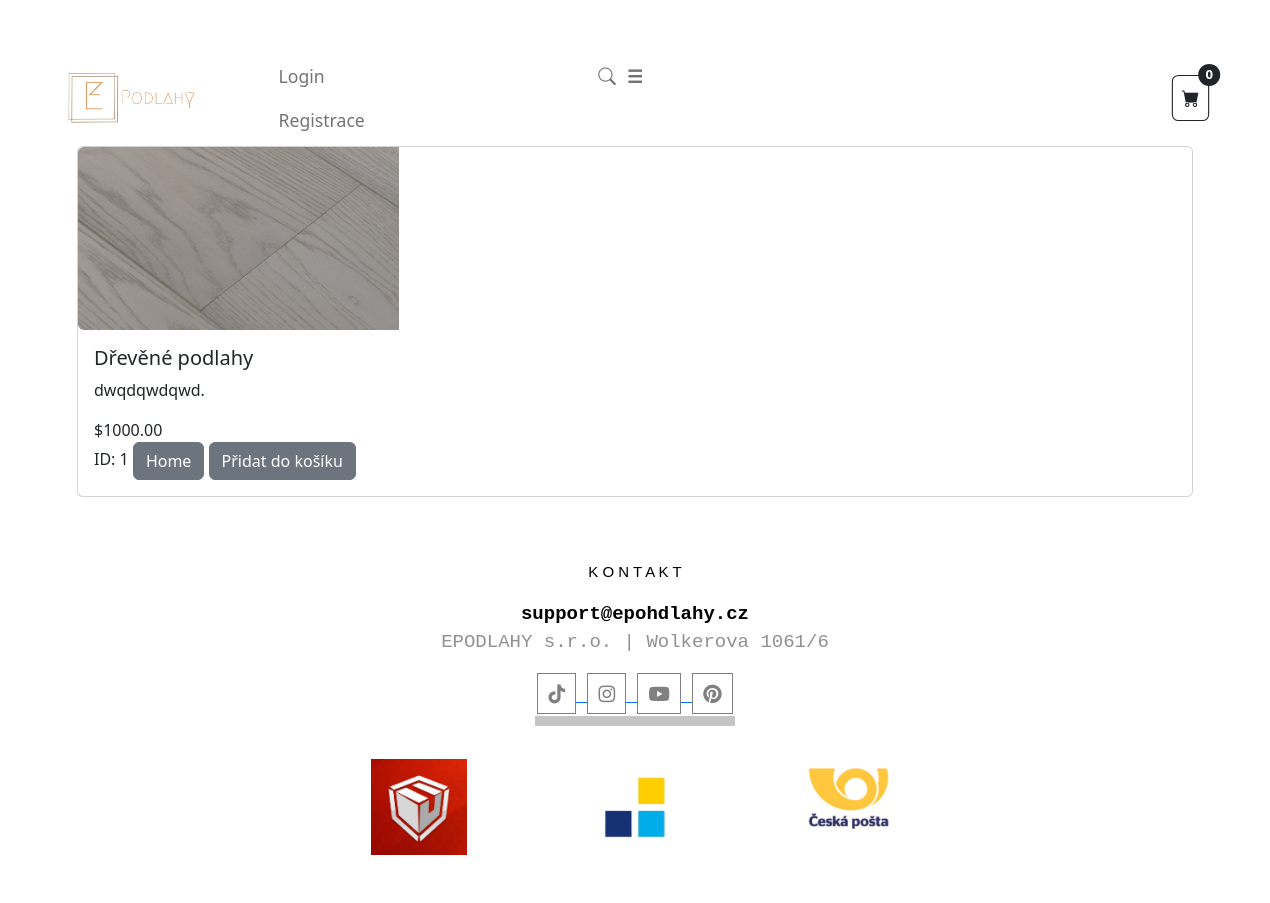
/cs/1, run on an earlier commit of the app's database.
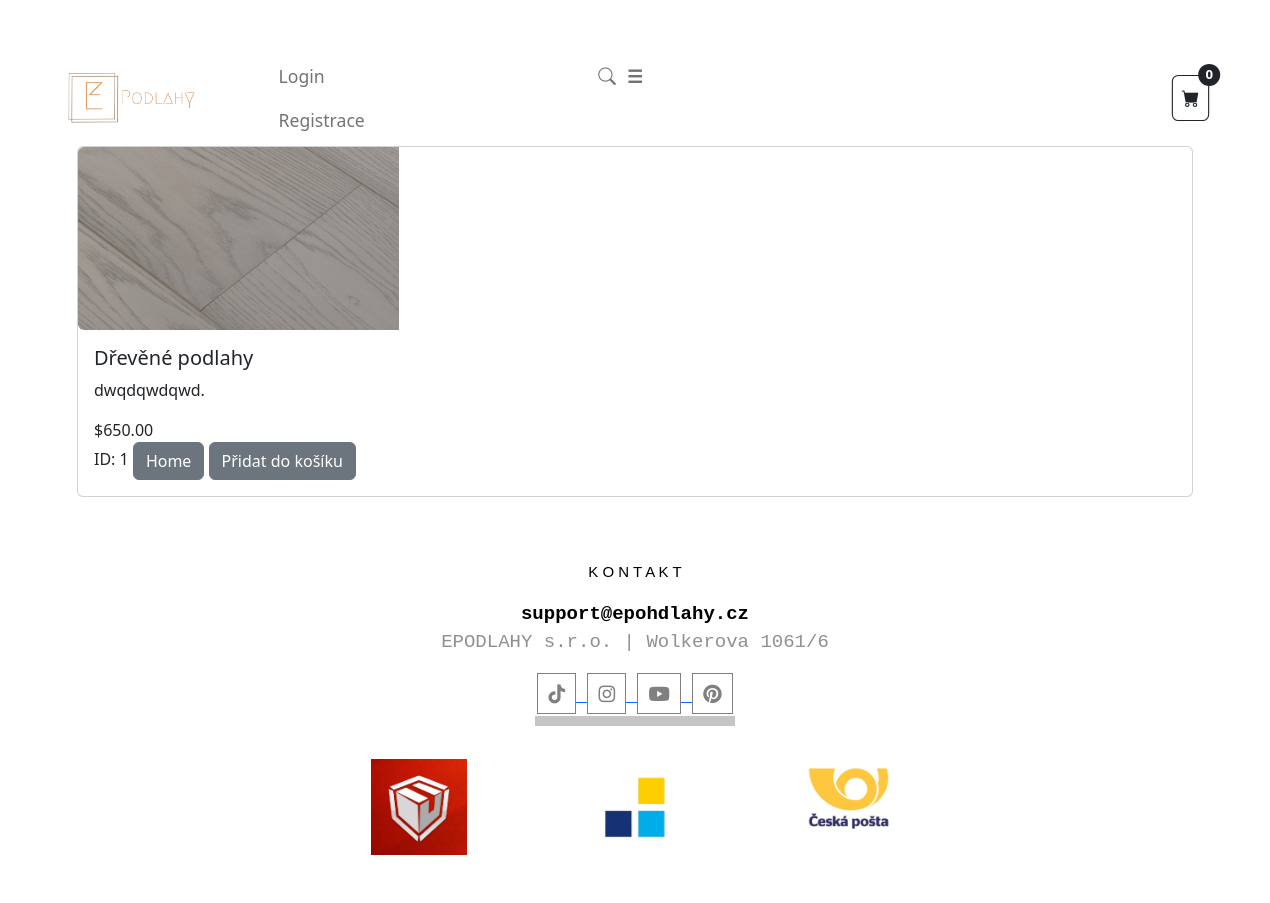
And on a later commit of the database.
### Eshop/models.py (models this page shows, shortened)
class Produkt(models.Model):
    BARVA_CHOICES = [
        ('černá', 'Černá'),
        ('světlá', 'Světlá'),
        ('hnědá', 'Hnědá'),
        ('šedá', 'Šedá'),
        ('světle šedá', 'Světle šedá'),
        ('tmavě šedá', 'Tmavě šedá'),
        ('béžová', 'Béžová'),
        ('světle béžová', 'Světle béžová'),
        ('akátová', 'Akátová'),
    ]
    MATERIAL_CHOICES = [
        (' ', ' '),
        ('dub', 'Dub'),
        ('buk', 'Buk'),
        ('smrk', 'Smrk'),
        ('javor', 'Javor'),
        ('bříza', 'Bříza'),
        ('jedle', 'Jedle'),
        ('borovice', 'Borovice'),
        ('akát', 'Akát'),
        ('mahagon', 'Mahagon'),
        ('bambus', 'Bambus'),
        ('jasan', 'Jasan'),
    ]
    nazev = models.CharField(max_length=50, verbose_name='Název produktu', default='')
    kategorie = models.ForeignKey(Kategorie, on_delete=models.CASCADE, default=1, verbose_name='Kategorie produktu',
                                  help_text='Vyberte kategorii produktu')
    barva = models.CharField(max_length=50, verbose_name='Barva', choices=BARVA_CHOICES, default='světlá')
    material = models.CharField(max_length=50, verbose_name='Materiál', choices=MATERIAL_CHOICES, default=' ')
    cena = models.DecimalField(default=800, verbose_name='Cena produktu',
                               help_text='Zadejte cenu produktu v Kč/m²', decimal_places=2, max_digits=10)
    popis = models.CharField(max_length=500, default='', blank=True, null=True, verbose_name='Popis produktu',
                             help_text='Zadejte popis produktu - max 500 znaků')
    fotka = models.ImageField(upload_to='fotky/produkty/', verbose_name='Fotka produktu',
                              help_text='Vyberte fotku produktu')
    closeup_fotka = models.ImageField(upload_to='fotky/closeup/', verbose_name='Fotka produktu v bytě',
                                      help_text='Vyberte fotku z dálky')
    je_akce = models.BooleanField(default=False, verbose_name='Je produkt v akci',
                                  help_text='Zaškrtněte pokud je produkt v akci')
    akce_cena = models.DecimalField(default=0, decimal_places=2, max_digits=10, verbose_name='Akční cena',
                                    help_text='Zadejte akční cenu produktu v kč/m³')
    class Meta:
        verbose_name = 'Produkt'
        verbose_name_plural = 'Produkty'

### Eshop/views.py (the view)
# urls.py: path('cs/<int:pk>', views.PodlahaDetail, name='detail_podlahy'),
def PodlahaDetail(request, pk):
    produkt = Produkt.objects.get(id=pk)
    return render(request, 'produkt/detail.html', {'produkt': produkt})

### Eshop/templates/produkt/detail.html (shortened to what this page needs)
{% extends 'hlavni/base.html' %}
{% block content %}
    <div class="container">
    <div class="card mb-3">
  <div class="row g-0">
    <div class="col-md-4">
      <img src="{{ produkt.fotka.url }}" class="img-fluid rounded-start" alt="...">
    </div>
    <div class="col-md-8">
      <div class="card-body">
        <h5 class="card-title">{{ produkt.nazev }}</h5>
        <p class="card-text">{{ produkt.popis }}.</p>
          {% if produkt.je_akce %}
              <div class="d-flex small text-warning mb-2">
                  <div class="bi-star-fill"></div>
                  &nbsp;&nbsp;Na skladě&nbsp;&nbsp;
                  <div class="bi-star-fill"></div>
              </div>
              <strike>${{ product.price }}</strike>
              ${{ produkt.akce_cena }}
              <br/>
              {{ produkt.popis }}
          {% else %}
              ${{ produkt.cena }}
              <br/>ID: {{ produkt.id }}
          {% endif %}
          <a href="{% url 'hlavni_stranka' %}" class="btn btn-secondary">Home</a>
          <button type="button" value="{{ produkt.id }}" class="btn btn-secondary" id="add-cart">Přidat do košíku</button>
      </div>
    </div>
  </div>
</div>
    </div>
{% endblock %}

What changed in the data, as far as the page shows it:
changed Produkt "Dřevěné podlahy": cena "1000.00" → "650.00"
